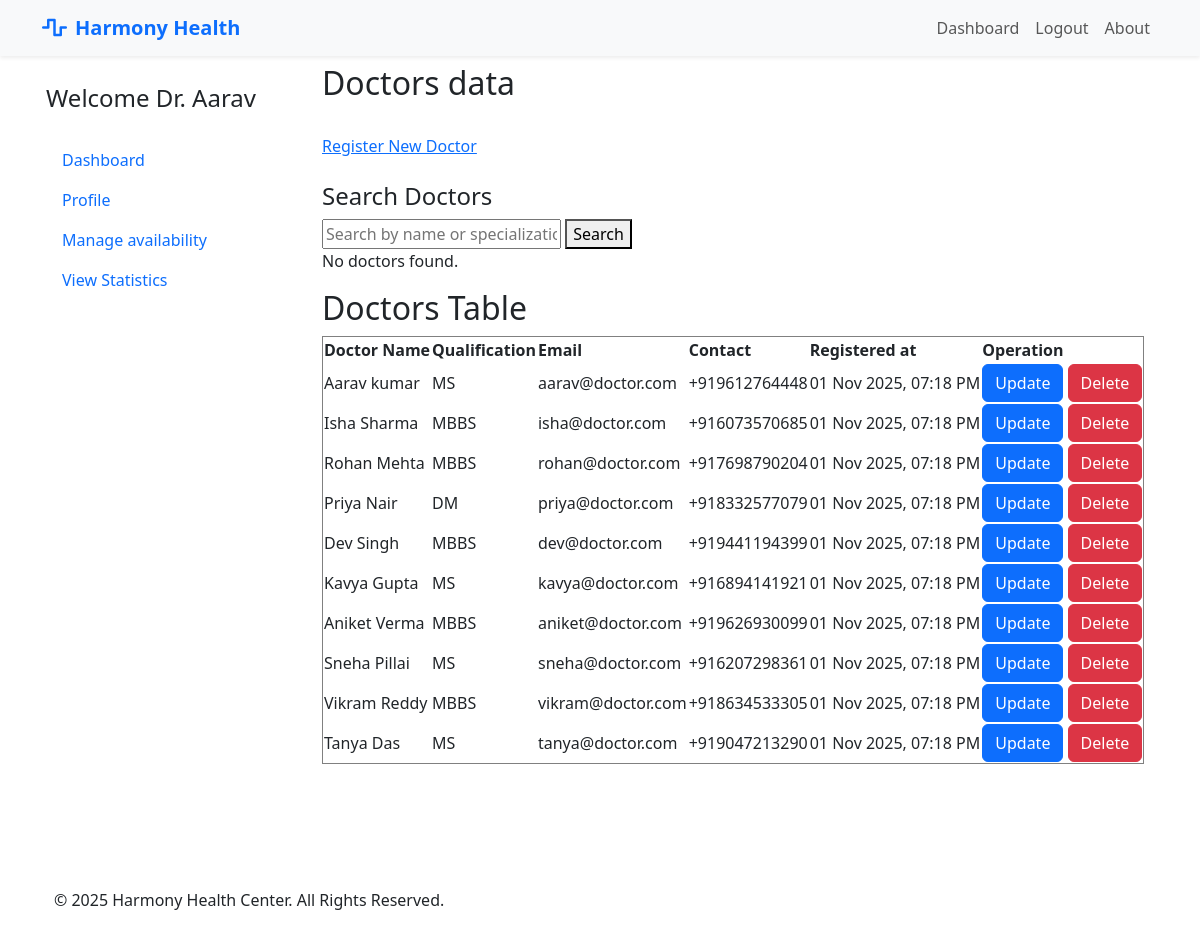
Screenshot of /admin/view_doctors (signed in) with the database file from the repository.
### models.py (models this page shows, shortened)
class User(UserMixin, db.Model):
    __tablename__ = 'users'
    id = db.Column(db.Integer, primary_key=True)
    email = db.Column(db.String(150), unique=True, nullable=False)
    password = db.Column(db.String(200), nullable=False)
    first_name = db.Column(db.String(100), nullable=False)
    last_name = db.Column(db.String(100), nullable=False)
    created_at = db.Column(db.DateTime, default=datetime.utcnow)
    role = db.Column(db.String(20), nullable=False)
    contact_number = db.Column(db.String(100), nullable=True)
    gender = db.Column(db.String(10), nullable=True)
    dob = db.Column(db.Date, nullable=True)
    address = db.Column(db.String(255), nullable=True)
    patient_appointments = db.relationship('Appointment', foreign_keys='Appointment.patient_id', back_populates='patient', lazy=True)
    qualification = db.Column(db.String(200))
    specialization_id = db.Column(db.Integer, db.ForeignKey('departments.id'), nullable=True)
    specialization = db.relationship('Department', back_populates='doctors')
    doctor_appointments = db.relationship('Appointment', foreign_keys='Appointment.doctor_id', back_populates='doctor', lazy=True)

### routes/admin.py (the view)
@admin.route('/view_doctors')
@login_required
def view_doctors():
    check_user_role('admin')
    doctors = User.query.filter_by(role='doctor').all()
    return render_template('admin/doctor/doctors.html', doctors=doctors)

### app.py (called while the page is built)
def create_app():
    app = Flask(__name__)
    app.secret_key = 'app_secret_key'
    app.config['SQLALCHEMY_DATABASE_URI'] = 'sqlite:///hospital.db'
    db.init_app(app)
    bcrypt.init_app(app)
    login_manager.init_app(app)
    login_manager.login_view = 'auth.login'
    @login_manager.user_loader
    def load_user(user_id):
        return User.query.get(int(user_id))
    app.register_blueprint(auth, url_prefix='/auth')
    app.register_blueprint(admin, url_prefix='/admin')
    app.register_blueprint(doctor, url_prefix='/doctor')
    app.register_blueprint(patient, url_prefix='/patient')
    app.register_blueprint(api_bp, url_prefix='/api')
    with app.app_context():
        db.create_all()
        print('Database Created Successfully !!')
    return app

### routes/auth.py (called while the page is built)
def check_user_role(role):
    if current_user.role not in role:
        flash(f'You must be an {role} to view this page.')
        return redirect(url_for('auth.login'))

### templates/admin/doctor/doctors.html
{% extends "base.html" %}
{% block main %}
<h2>Doctors data</h2><br>
<div class="">
    <a href="{{url_for('admin.register_doctor')}}">Register New Doctor</a><br>
    <br>
    <h4>Search Doctors</h4>
    <form method="get" action="{{ url_for('admin.search_doctors') }}">
        <input type="text" name="search" placeholder="Search by name or specialization" value="{{ query }}">
        <button type="submit">Search</button>
    </form>
    {% if results %}
    <table border="solid">
        <thead>
            <tr>
                <th>Doctor Name</th>
                <th>Qualification</th>
                <th>Email</th>
                <th>Contact</th>
                <th>Registered at</th>
                <th>Operation</th>
            </tr>
        </thead>
        <tbody>
            {% for doctor in results %}
            <tr>
                <td>{{ doctor.first_name }} {{ doctor.last_name }}</td>
                <td>{{ doctor.qualification }}</td>
                <td>{{ doctor.email }}</td>
                <td>{{ doctor.contact_number }}</td>
                <td>{{ doctor.created_at.strftime('%d %b %Y, %I:%M %p') }}</td>
                <td>
                    <a class="btn btn-primary" href="{{ url_for('admin.update_doctor', id=doctor.id) }}">Update</a>
                    <a class="btn btn-danger" href="{{ url_for('admin.delete_doctor', id=doctor.id) }}">Delete</a>
                </td>
            </tr>
            {% endfor %}
        </tbody>
    </table>
    {% else %}
    <p>No doctors found.</p>
    {% endif %}
    <h2>Doctors Table</h2>
    <table border="solid">
        <thead>
            <tr>
                <th>Doctor Name</th>
                <th>Qualification</th>
                <th>Email</th>
                <th>Contact</th>
                <th>Registered at</th>
                <th>Operation</th>
            </tr>
        </thead>
        <tbody>
            {% for doctor in doctors %}
            <tr>
                <td>{{ doctor.first_name }} {{ doctor.last_name }}</td>
                <td>{{ doctor.qualification }}</td>
                <td>{{ doctor.email }}</td>
                <td>{{ doctor.contact_number }}</td>
                <td>{{ doctor.created_at.strftime('%d %b %Y, %I:%M %p') }}</td>
                <td>
                    <a class="btn btn-primary" href="{{ url_for('admin.update_doctor', id=doctor.id) }}">Update</a>
                    <a class="btn btn-danger" href="{{ url_for('admin.delete_doctor', id=doctor.id) }}">Delete</a>
                </td>
            </tr>
            {% endfor %}
        </tbody>
    </table>
</div>
{% endblock %}

### templates/base.html (shortened to what this page needs)
<!DOCTYPE html>
<html lang="en">
<head>
    <link href="https://cdn.jsdelivr.net/npm/bootstrap@5.3.3/dist/css/bootstrap.min.css" rel="stylesheet"
        xintegrity="sha384-QWTKZyjpPEjISv5WaRU9OFeRpok6YctnYmDr5pNlyT2bRjXh0JMhjY6hW+ALEwIH">
    <link rel="stylesheet" href="https://cdnjs.cloudflare.com/ajax/libs/font-awesome/6.5.1/css/all.min.css">
</head>
<body class="container-sm">
    <header>
        <nav class="navbar navbar-expand-lg bg-light fixed-top shadow-sm" id="mainNavbar">
            <div class="container">
                <a class="navbar-brand text-primary fw-bold" href="{{url_for('landing_page')}}">
                    <i class="fas fa-wave-square me-2"></i>Harmony Health
                </a>
                <div class="collapse navbar-collapse" id="navbarNav">
                    <ul class="navbar-nav ms-auto">
                        {% if current_user.is_authenticated %}
                        <li class="nav-item"><a href="{{url_for( current_user.role +'.dashboard')}}" class="nav-link "
                                aria-current="page">Dashboard</a></li>
                        {% else %}
                        <li class="nav-item"><a href="{{url_for( 'landing_page')}}" class="nav-link "
                                aria-current="page">Home</a></li>
                        {% endif %}
                        {% if not current_user.is_authenticated %}
                        <li class="nav-item"><a href="{{ url_for('auth.register') }}" class="nav-link">Register</a></li>
                        <li class="nav-item"><a href="{{ url_for('auth.login') }}" class="nav-link">Login</a></li>
                        {% else %}
                        <li class="nav-item"><a href="{{ url_for('auth.logout') }}" class="nav-link">Logout</a></li>
                        {% endif %}
                        <li class="nav-item"><a href="#" class="nav-link">About</a></li>
                    </ul>
                </div>
            </div>
        </nav>
    </header>
    <div class="row md-2 mt-5 pt-3">
        <div class="d-flex flex-column flex-shrink-0 p-3  min-vh-100" style="width: 280px;">
            {% if current_user.is_authenticated %}
            {% if current_user.role =='doctor' %}
            <span class="fs-4 ">Welcome Dr. {{ current_user.first_name }}</span>
            <br>
            <ul class="nav nav-pills flex-column mb-auto">
                <li> <a href="{{url_for('doctor.dashboard')}}" class="nav-link ">
                        Dashboard
                    </a> </li>
                <li> <a href="{{url_for('doctor.profile')}}" class="nav-link ">
                        Profile
                    </a> </li>
                <li class="nav-item"> <a href="{{ url_for('doctor.availability') }}" class="nav-link "
                        aria-current="page">
                        Manage availability
                    </a> </li>
                <li> <a href="{{url_for('doctor.stats')}}" class="nav-link ">
                        View Statistics
                    </a> </li>
            </ul>
            {% endif %}
            {% endif %}
        </div>
        <div class="col">
            {% block main %}
            {% endblock %}
        </div>
    </div>
    <footer class="py-4 ">
        <div class="container">
            <div class="row align-items-center">
                <div class="col-md-6 text-center text-md-start mb-2 mb-md-0">
                    <p class="mb-0">&copy; 2025 Harmony Health Center. All Rights Reserved.</p>
                </div>
                <div class="col-md-6 text-center text-md-end">
                    <a href="#" class="text-white text-decoration-none ms-3"><i class="fab fa-facebook-f"></i></a>
                    <a href="#" class="text-white text-decoration-none ms-3"><i class="fab fa-twitter"></i></a>
                    <a href="#" class="text-white text-decoration-none ms-3"><i class="fab fa-linkedin-in"></i></a>
                </div>
            </div>
        </div>
    </footer>
</body>
</html>

### rows the page displays
User: first_name "Aarav", last_name "kumar", qualification "MS", email "aarav@doctor.com", contact_number "+919612764448", created_at "01 Nov 2025, 07:18 PM"
User: first_name "Isha", last_name "Sharma", qualification "MBBS", email "isha@doctor.com", contact_number "+916073570685", created_at "01 Nov 2025, 07:18 PM"
User: first_name "Rohan", last_name "Mehta", qualification "MBBS", email "rohan@doctor.com", contact_number "+917698790204", created_at "01 Nov 2025, 07:18 PM"
User: first_name "Priya", last_name "Nair", qualification "DM", email "priya@doctor.com", contact_number "+918332577079", created_at "01 Nov 2025, 07:18 PM"
User: first_name "Dev", last_name "Singh", qualification "MBBS", email "dev@doctor.com", contact_number "+919441194399", created_at "01 Nov 2025, 07:18 PM"
User: first_name "Kavya", last_name "Gupta", qualification "MS", email "kavya@doctor.com", contact_number "+916894141921", created_at "01 Nov 2025, 07:18 PM"
User: first_name "Aniket", last_name "Verma", qualification "MBBS", email "aniket@doctor.com", contact_number "+919626930099", created_at "01 Nov 2025, 07:18 PM"
User: first_name "Sneha", last_name "Pillai", qualification "MS", email "sneha@doctor.com", contact_number "+916207298361", created_at "01 Nov 2025, 07:18 PM"
User: first_name "Vikram", last_name "Reddy", qualification "MBBS", email "vikram@doctor.com", contact_number "+918634533305", created_at "01 Nov 2025, 07:18 PM"
User: first_name "Tanya", last_name "Das", qualification "MS", email "tanya@doctor.com", contact_number "+919047213290", created_at "01 Nov 2025, 07:18 PM"
